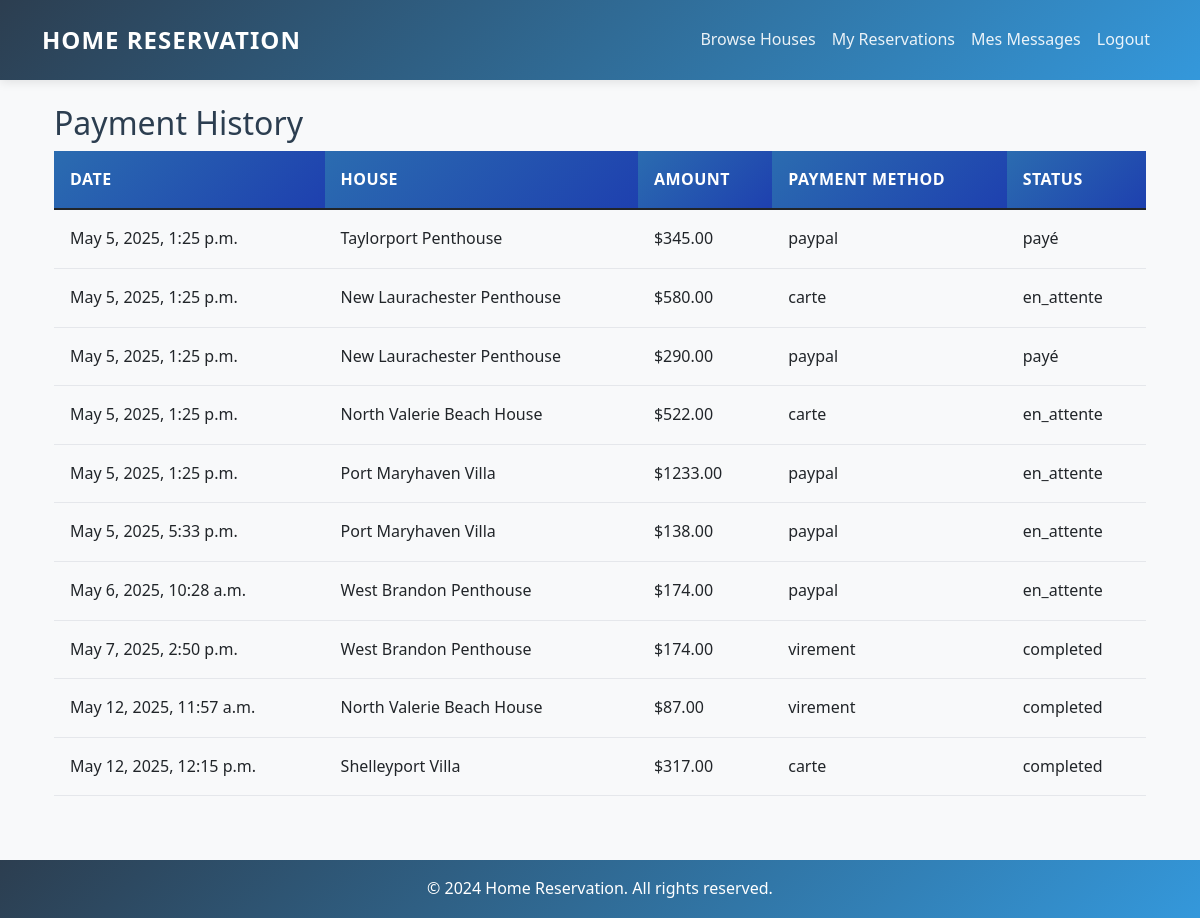
Page /payments/history/ (signed in) on the committed database.
### paiement/models.py (models this page shows)
class Paiement(models.Model):
    reservation = models.OneToOneField(Reservation, on_delete=models.CASCADE)
    montant = models.DecimalField(max_digits=10, decimal_places=2)
    date_paiement = models.DateTimeField(auto_now_add=True)
    mode_paiement = models.CharField(max_length=50, choices=[
        ('carte', 'Credit Card'),
        ('virement', 'Bank Transfer'),
        ('paypal', 'PayPal')
    ])
    statut_paiement = models.CharField(max_length=50, choices=[
        ('pending', 'Pending'),
        ('completed', 'Completed'),
        ('failed', 'Failed')
    ])
    class Meta:
        db_table = 'paiement_paiement'

### reservation/models.py (models this page shows)
class Reservation(models.Model):
    STATUT_CHOICES = [
        ('en_attente', 'En attente'),
        ('confirmée', 'Confirmée'),
        ('annulée', 'Annulée'),
    ]
    utilisateur = models.ForeignKey(UserProfile, on_delete=models.CASCADE, limit_choices_to={'role': 'client'})
    maison = models.ForeignKey(Maison, on_delete=models.CASCADE)
    date_debut = models.DateField()
    date_fin = models.DateField()
    statut = models.CharField(max_length=20, choices=STATUT_CHOICES)

### maison/models.py (models this page shows, shortened)
class Maison(models.Model):
    titre = models.CharField(max_length=100)
    description = models.TextField()
    adresse = models.CharField(max_length=255)
    prix_par_nuit = models.DecimalField(max_digits=10, decimal_places=2)
    disponible = models.BooleanField(default=True)
    proprietaire = models.ForeignKey(UserProfile, on_delete=models.CASCADE, limit_choices_to={'role': 'proprietaire'})
    image = models.ImageField(upload_to='houses/', null=True, blank=True)  # Add this line

### paiement/views.py (the view)
# urls.py: path('payments/history/', paiement_views.payment_history, name='payment_history'),
@login_required
def payment_history(request):
    payments = Paiement.objects.filter(reservation__utilisateur__user=request.user)
    return render(request, 'paiement/history.html', {'payments': payments})

### templates/paiement/history.html
{% extends 'base.html' %}
{% block content %}
<div class="container">
    <h2>Payment History</h2>
    <div class="table-responsive">
        <table class="table">
            <thead>
                <tr>
                    <th>Date</th>
                    <th>House</th>
                    <th>Amount</th>
                    <th>Payment Method</th>
                    <th>Status</th>
                </tr>
            </thead>
            <tbody>
                {% for payment in payments %}
                <tr>
                    <td>{{ payment.date_paiement }}</td>
                    <td>{{ payment.reservation.maison.titre }}</td>
                    <td>${{ payment.montant }}</td>
                    <td>{{ payment.mode_paiement }}</td>
                    <td>{{ payment.statut_paiement }}</td>
                </tr>
                {% endfor %}
            </tbody>
        </table>
    </div>
</div>
{% endblock %}

### static/css/style.css (style rules this page uses)
:root { --primary-color: #2b6cb0; --secondary-color: #1a4971; --accent-color: #3b82f6; --success-color: #059669; --warning-color: #d97706; --danger-color: #dc2626; --text-color: #1f2937; --text-secondary: #4b5563; --light-bg: #f8fafc; --dark-bg: #1e293b; --border-radius: 0.75rem; --box-shadow: 0 10px 15px -3px rgba(0, 0, 0, 0.1), 0 4px 6px -2px rgba(0, 0, 0, 0.05); --transition: all 0.3s cubic-bezier(0.4, 0, 0.2, 1); --primary-gradient: linear-gradient(135deg, #2b6cb0, #1e40af); --success-gradient: linear-gradient(135deg, #059669, #047857); --danger-gradient: linear-gradient(135deg, #dc2626, #b91c1c); --warning-gradient: linear-gradient(135deg, #d97706, #b45309); }
body { font-family: 'Inter', 'Poppins', sans-serif; color: var(--text-color); background-color: var(--light-bg); line-height: 1.6; }
.table th { background: var(--primary-gradient); color: white; font-weight: 600; text-transform: uppercase; letter-spacing: 0.5px; padding: 1rem; border: none; }
.table td { padding: 1rem; vertical-align: middle; border-bottom: 1px solid #e5e7eb; }
.table tbody tr { transition: var(--transition); }

### templates/base.html (style rules this page uses)
:root { --primary-color: #2c3e50; --secondary-color: #3498db; --accent-color: #e74c3c; --text-color: #2c3e50; --light-bg: #f8f9fa; }
html, body { height: 100%; margin: 0; display: flex; flex-direction: column; }
body { font-family: 'Segoe UI', system-ui, -apple-system, sans-serif; color: var(--text-color); line-height: 1.6; }
.container { flex: 1; }

### rows in the picture
Paiement: date_paiement "May 5, 2025, 1:25 p.m.", reservation.maison.titre "Taylorport Penthouse", montant "345.00", mode_paiement "paypal", statut_paiement "payé"
Paiement: date_paiement "May 5, 2025, 1:25 p.m.", reservation.maison.titre "New Laurachester Penthouse", montant "580.00", mode_paiement "carte", statut_paiement "en_attente"
Paiement: date_paiement "May 5, 2025, 1:25 p.m.", reservation.maison.titre "New Laurachester Penthouse", montant "290.00", mode_paiement "paypal", statut_paiement "payé"
Paiement: date_paiement "May 5, 2025, 1:25 p.m.", reservation.maison.titre "North Valerie Beach House", montant "522.00", mode_paiement "carte", statut_paiement "en_attente"
Paiement: date_paiement "May 5, 2025, 1:25 p.m.", reservation.maison.titre "Port Maryhaven Villa", montant "1233.00", mode_paiement "paypal", statut_paiement "en_attente"
Paiement: date_paiement "May 5, 2025, 5:33 p.m.", reservation.maison.titre "Port Maryhaven Villa", montant "138.00", mode_paiement "paypal", statut_paiement "en_attente"
Paiement: date_paiement "May 6, 2025, 10:28 a.m.", reservation.maison.titre "West Brandon Penthouse", montant "174.00", mode_paiement "paypal", statut_paiement "en_attente"
Paiement: date_paiement "May 7, 2025, 2:50 p.m.", reservation.maison.titre "West Brandon Penthouse", montant "174.00", mode_paiement "virement", statut_paiement "completed"
Paiement: date_paiement "May 12, 2025, 11:57 a.m.", reservation.maison.titre "North Valerie Beach House", montant "87.00", mode_paiement "virement", statut_paiement "completed"
Paiement: date_paiement "May 12, 2025, 12:15 p.m.", reservation.maison.titre "Shelleyport Villa", montant "317.00", mode_paiement "carte", statut_paiement "completed"
